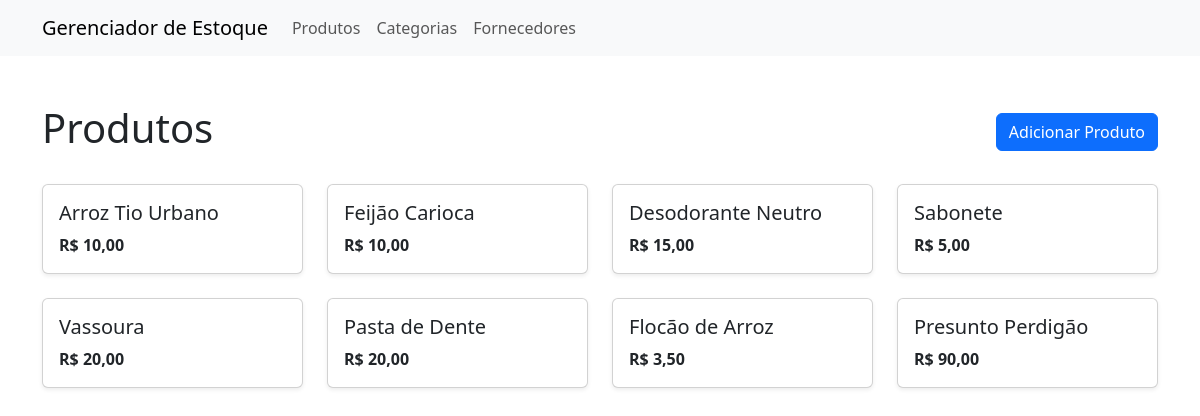
Screenshot of /estoque/produtos/ with the database file from the repository.
### estoque/models.py (models this page shows, shortened)
class Produto(models.Model):
    nome = models.CharField(max_length=250)
    codigo = models.CharField(max_length=15, unique=True)
    descricao = models.TextField(null=True, blank=True)
    preco = models.DecimalField(max_digits=10, decimal_places=2)
    quantidade_estoque = models.IntegerField()
    data_criacao = models.DateTimeField(auto_now_add=True)
    categorias = models.ManyToManyField(Categoria)
    fornecedor = models.ForeignKey(Fornecedor, on_delete=models.CASCADE, default=None)

### estoque/views.py (the view)
# urls.py: path('produtos/', ProdutosView, name="produtos"),
def ProdutosView(request):
    produtos = Produto.objects.all()
    context = {'produtos': produtos}
    return render(request, "produtos.html", context)

### estoque/templates/produtos.html (shortened to what this page needs)
{% extends 'base.html' %}
{% block content %}
<div class="container my-5">
    <div class="d-flex align-items-center justify-content-between mb-4">
        <h1>Produtos</h1>
        <div>
            <a class="btn btn-primary" href="{% url 'produto-add' %}" role="button" style="height: min-content;">Adicionar Produto</a>
        </div>
    </div>
    <div class="row row-cols-1 row-cols-sm-2 row-cols-md-3 row-cols-lg-4 g-4">
        {% for produto in produtos %}
        <div class="col">
            <a href="{% url 'produto-details' produto.id %}" class="text-decoration-none text-dark">
                <div class="card h-100 shadow-sm">
                    <div class="card-body">
                        <h5 class="card-title">{{ produto.nome }}</h5>
                        <p class="card-text fw-bold">R$ {{ produto.preco }}</p>
                    </div>
                </div>
            </a>
        </div>
        {% endfor %}
    </div>
</div>
{% endblock %}

### rows the page displays
Produto: nome "Arroz Tio Urbano", preco "10,00"
Produto: nome "Feijão Carioca", preco "10,00"
Produto: nome "Desodorante Neutro", preco "15,00"
Produto: nome "Sabonete", preco "5,00"
Produto: nome "Vassoura", preco "20,00"
Produto: nome "Pasta de Dente", preco "20,00"
Produto: nome "Flocão de Arroz", preco "3,50"
Produto: nome "Presunto Perdigão", preco "90,00"
